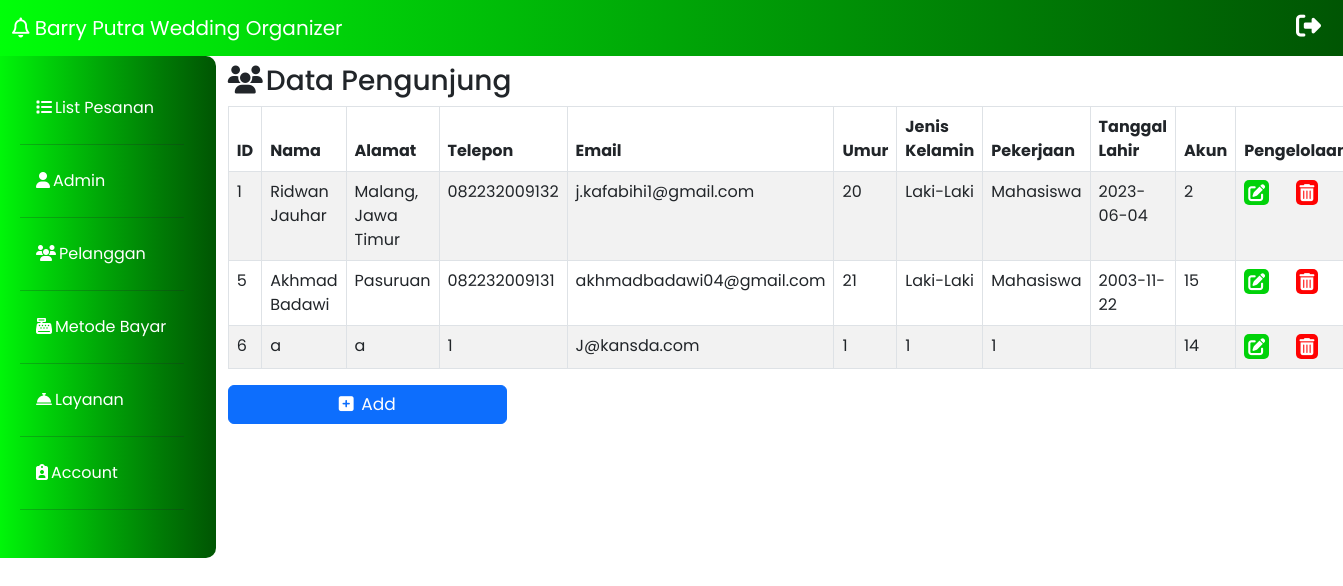
/pelanggan.php (signed in), run on the app's committed database.
### tables this page shows
CREATE TABLE IF NOT EXISTS `pelanggan` (
  `id_pelanggan` int(11) NOT NULL AUTO_INCREMENT,
  `nama` varchar(100) DEFAULT '-',
  `alamat` varchar(100) DEFAULT '-',
  `telepon` varchar(50) DEFAULT '-',
  `email` varchar(100) DEFAULT '-',
  `umur` int(11) DEFAULT NULL,
  `gender` varchar(50) DEFAULT '-',
  `pekerjaan` varchar(100) DEFAULT '-',
  `tanggal_lahir` date DEFAULT NULL,
  `id_akun` int(11) NOT NULL,
  PRIMARY KEY (`id_pelanggan`),
  KEY `FK_pelanggan_users` (`id_akun`) USING BTREE,
  CONSTRAINT `FK_pelanggan_akun` FOREIGN KEY (`id_akun`) REFERENCES `akun` (`id_akun`) ON DELETE CASCADE ON UPDATE CASCADE
);

### pelanggan.php (the view, shortened to what this page needs)
<!doctype html>
<html lang="en">
<head>
    <link href="https://cdn.jsdelivr.net/npm/bootstrap@5.3.0-alpha3/dist/css/bootstrap.min.css" rel="stylesheet">
    <link rel="stylesheet" href="Admin.css">
    <link rel="stylesheet" href="fontawesome/css/all.css">
</head>
<body>
    <nav class="navbar fixed-top">
        <div class="container-fluid">
            <a class="navbar-brand text-white">
                <i class="fa-regular fa-bell"></i>
                Barry Putra Wedding Organizer
            </a>
            <div class="icon">
                <a href="logout.php" style="text-decoration: none;">
                    <i class="fas fa-right-from-bracket text-white" data-toggle="tooltip" title="Sign Out"></i>
                </a>
            </div>
        </div>
    </nav>
    <div class="row no-gutters mt-5">
        <div class="col-md-2 mt-2 p-3">
            <ul class="nav flex-column m-lg-3 mb-5">
                <li class="nav-item">
                    <a class="nav-link active" aria-current="page" href="list_pesanan.php"><i class="fa-solid fa-list"></i>List Pesanan</a>
                    <hr class="bg-secondary">
                </li>
                <li class="nav-item">
                    <a class="nav-link" href="admin.php"><i class="fa-solid fa-user"></i>Admin</a>
                    <hr class="bg-secondary">
                </li>
                <li class="nav-item">
                    <a class="nav-link" href="pelanggan.php"><i class="fa-solid fa-users"></i>Pelanggan</a>
                    <hr class="bg-secondary">
                </li>
                <li class="nav-item">
                    <a class="nav-link" href="metode_pembayaran.php"><i class="fa-solid fa-cash-register"></i>Metode Bayar</a>
                    <hr class="bg-secondary">
                </li>
                <li class="nav-item">
                    <a class="nav-link" href="layanan.php"><i class="fa-solid fa-bell-concierge"></i>Layanan</a>
                    <hr class="bg-secondary">
                </li>
                <li class="nav-item">
                    <a class="nav-link" href="akun.php"><i class="fa-solid fa-clipboard-user"></i>Account</a>
                    <hr class="bg-secondary">
                </li>
            </ul>
        </div>
        <div class="col-md-10 mt-3">
            <h3><i class="fa-solid fa-users"></i>Data Pengunjung</h3>
            <?php
            include 'koneksi.php';
            $query = "SELECT * FROM pelanggan ";
            $result = mysqli_query($conn, $query);
            ?>
            <div class="table-container">
                <table class="table table-striped table-bordered">
                    <thead>
                        <tr>
                            <th scope="col">ID</th>
                            <th scope="col">Nama</th>
                            <th scope="col">Alamat</th>
                            <th scope="col">Telepon</th>
                            <th scope="col">Email</th>
                            <th scope="col">Umur</th>
                            <th scope="col">Jenis Kelamin</th>
                            <th scope="col">Pekerjaan</th>
                            <th scope="col">Tanggal Lahir</th>
                            <th scope="col">Akun</th>
                            <th scope="col">Pengelolaan</th>
                        </tr>
                    </thead>
                    <tbody>
                        <?php
                        $no = 1;
                        while ($row = mysqli_fetch_assoc($result)) :
                        ?>
                            <tr>
                                <label hidden><?= $no++ ?></label>
                                <td><?= $row['id_pelanggan'] ?></td>
                                <td><?= $row['nama'] ?></td>
                                <td><?= $row['alamat'] ?></td>
                                <td><?= $row['telepon'] ?></td>
                                <td><?= $row['email'] ?></td>
                                <td><?= $row['umur'] ?></td>
                                <td><?= $row['gender'] ?></td>
                                <td><?= $row['pekerjaan'] ?></td>
                                <td><?= $row['tanggal_lahir'] ?></td>
                                <td><?= $row['id_akun'] ?></td>
                                <td>
                                    <a href="#" class="editBtn text-decoration-none">
                                        <i class="fa-solid fa-pen-to-square" data-bs-toggle="modal" data-bs-target="#modalEdit<?= $no ?>" data-toggle="tooltip" title="Edit"></i>
                                    </a>
                                    <a href="#" class="deleteBtn text-decoration-none">
                                        <i class='fa-solid fa-trash-can' data-bs-toggle="modal" data-bs-target="#modalHapus<?= $no ?>" data-toggle='tooltip' title='Delete'></i>
                                    </a>
                                </td>
            </div>
        </div>
    <?php endwhile; ?>
    <button type="button" class="btn btn-primary w-25 mb-3" data-bs-toggle="modal" data-bs-target="#staticBackdrop">
        <i class="fa-solid fa-square-plus rounded"></i> Add
    </button>
</body>
</html>

### Admin.css (style rules this page uses)
* { font-family: 'Poppins', sans-serif; }
.navbar { background-image: linear-gradient(to left, #005503, #007c05, #00a607, #00d209, #00ff09); }
.navbar-brand { font-size: 20px; }
.fa-right-from-bracket { margin-right: 10px; font-size: 25px; color: black; }
.col-md-2 { background-image: linear-gradient(to left, #005503, #007c05, #00a607, #00d209, #00ff09); border-radius: 10px; }
.nav-link { color: white; }
.fa-solid { margin-right: 3px; }
.fa-pen-to-square { font-size: 17px; margin-left: 0px; margin-right: 20px; background-color: #00d209; color: white; padding: 4px; border-radius: 5px; }
.fa-trash-can { font-size: 17px; margin-left: 2px; margin-right: 20px; background-color: #ff0202; color: white; padding: 4px; border-radius: 5px; }
.btn-primary { font-size: 17px; }

### data on the page
pelanggan: id_pelanggan "1", nama "Ridwan Jauhar", alamat "Malang, Jawa Timur", telepon "082232009132", email "j.kafabihi1@gmail.com", umur "20", gender "Laki-Laki", pekerjaan "Mahasiswa", tanggal_lahir "2023-06-04", id_akun "2"
pelanggan: id_pelanggan "5", nama "Akhmad Badawi", alamat "Pasuruan", telepon "082232009131", email "akhmadbadawi04@gmail.com", umur "21", gender "Laki-Laki", pekerjaan "Mahasiswa", tanggal_lahir "2003-11-22", id_akun "15"
pelanggan: id_pelanggan "6", nama "a", alamat "a", telepon "1", email "J@kansda.com", umur "1", gender "1", pekerjaan "1", id_akun "14"
